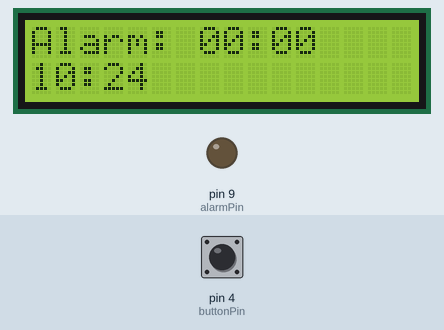
The sketch below on a simulated Arduino Uno, built with avr-gcc and run on an emulated ATmega328P. On the bench: 16×2 character LCD, output pins drawn as LEDs (lit = HIGH). Inputs (shaded band) come from the test bench; at power-on: pin 4 (buttonPin) HIGH. The local clock reads 2024-03-15 10:24:30 at power-on unless the sketch sets it.

Above: at 1.2 s.
1.3 s: pin 4 (buttonPin) pulled LOW for 3.2 s
At 5.1 s:
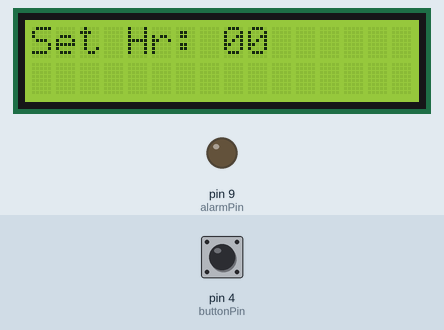
6.0 s: pin 4 (buttonPin) pulled LOW for 1 s
At 8.2 s:
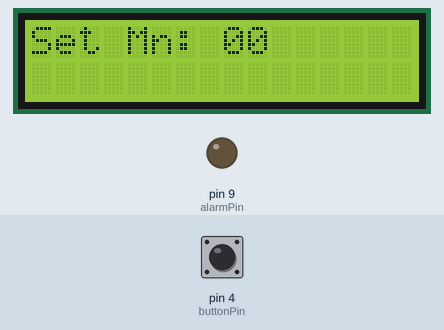
8.5 s: pin 4 (buttonPin) pulled LOW for 0.15 s
At 9.8 s:
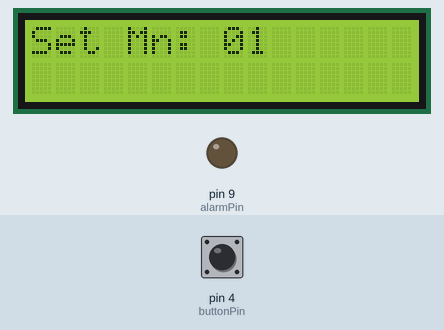
10.1 s: pin 4 (buttonPin) pulled LOW for 0.15 s
At 11.3 s:
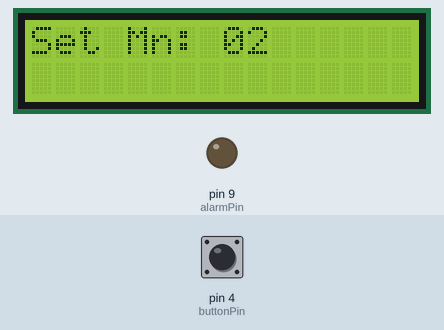
Timing chart, 0 to 13.1 s (numbered marks = the images above; inputs shaded):
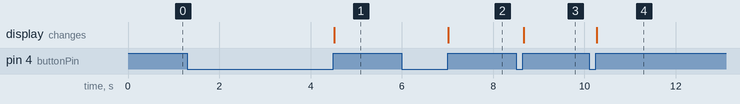

The sketch:

PillboxCode.ino
```cpp
#include <Wire.h>
#include <LiquidCrystal_I2C.h>
#include <RTClib.h>

// — I²C LCD @0x27, 16×2 —
LiquidCrystal_I2C lcd(0x27, 16, 2);
// — DS3231 RTC via RTClib —
RTC_DS3231 rtc;

// — Single-button & alarm pin —
const int buttonPin = 4;
const int alarmPin  = 9;

// — Alarm time —
int alarmHour   = 0;
int alarmMinute = 0;

// — Button timing/state —
bool lastState      = HIGH;
unsigned long pressTime   = 0;
unsigned long releaseTime = 0;
const unsigned long longPressThreshold = 1000;  // 1 second

// — Setting state: 0=view, 1=set hour, 2=set minute —
int setStage = 0;
bool alarmTriggered = false;

void setup() {
  Wire.begin();
  rtc.begin();
  if (rtc.lostPower()) {
    rtc.adjust(DateTime(F(__DATE__), F(__TIME__)));
  }

  lcd.init();
  lcd.backlight();

  pinMode(buttonPin, INPUT_PULLUP);
  pinMode(alarmPin,  OUTPUT);

  updateDisplay();
}

void loop() {
  // 1) Update the current time on row 2 when the minute changes
  static int lastMin = -1;
  DateTime now = rtc.now();
  if (now.minute() != lastMin) {
    lcd.setCursor(0, 1);
    if (now.hour()   < 10) lcd.print('0');
    lcd.print(now.hour());
    lcd.print(':');
    if (now.minute() < 10) lcd.print('0');
    lcd.print(now.minute());
    lcd.print("   ");
    lastMin = now.minute();
  }

  // 2) Alarm check **only in view mode** (setStage == 0)
  if (setStage == 0) {
    if (now.hour() == alarmHour && now.minute() == alarmMinute) {
      if (!alarmTriggered) {
        activateAlarm();
        alarmTriggered = true;
      }
    } else {
      alarmTriggered = false;
    }
  } else {
    // while editing, never trigger
    alarmTriggered = false;
  }

  // 3) Single-button handling
  bool curr = digitalRead(buttonPin);
  // detect press
  if (lastState == HIGH && curr == LOW) {
    pressTime = millis();
  }
  // detect release
  else if (lastState == LOW && curr == HIGH) {
    releaseTime = millis();
    unsigned long duration = releaseTime - pressTime;

    if (setStage == 0 && duration >= longPressThreshold) {
      // long-press in view → enter hour-set
      setStage = 1;
    }
    else if (setStage == 1) {
      if (duration < longPressThreshold) {
        // short-press in hour mode → +1 hour
        alarmHour = (alarmHour + 1) % 24;
      } else {
        // long-press → enter minute-set
        setStage = 2;
      }
    }
    else if (setStage == 2) {
      if (duration < longPressThreshold) {
        // short-press in minute mode → +1 minute
        alarmMinute = (alarmMinute + 1) % 60;
      } else {
        // long-press → back to view
        setStage = 0;
      }
    }

    updateDisplay();
  }

  lastState = curr;
}

void updateDisplay() {
  lcd.clear();
  lcd.setCursor(0, 0);

  if (setStage == 0) {
    // View mode: show alarm time
    lcd.print("Alarm: ");
    if (alarmHour   < 10) lcd.print('0');
    lcd.print(alarmHour);
    lcd.print(':');
    if (alarmMinute < 10) lcd.print('0');
    lcd.print(alarmMinute);
  }
  else if (setStage == 1) {
    // Setting hour
    lcd.print("Set Hr: ");
    if (alarmHour < 10) lcd.print('0');
    lcd.print(alarmHour);
  }
  else {
    // setStage == 2 → setting minute
    lcd.print("Set Mn: ");
    if (alarmMinute < 10) lcd.print('0');
    lcd.print(alarmMinute);
  }
}

void activateAlarm() {
  lcd.clear();
  lcd.setCursor(0, 0);
  lcd.print("  !!! ALARM !!!");

  for (int i = 0; i < 10; i++) {
    // Play 650 Hz for 250 ms, then automatically stops
    tone(alarmPin, 650, 250);
    delay(300);  // give a 50 ms gap after the tone finishes
  }

  updateDisplay();
}
```

Measured:
- after the input at 1.3 s, the display: changes after 3.2 s (image 1)
- after the input at 6.0 s, the display: changes after 1.0 s (image 2)
- after the input at 8.5 s, the display: changes after 0.16 s (image 3)
- after the input at 10.1 s, the display: changes after 0.16 s (image 4)
